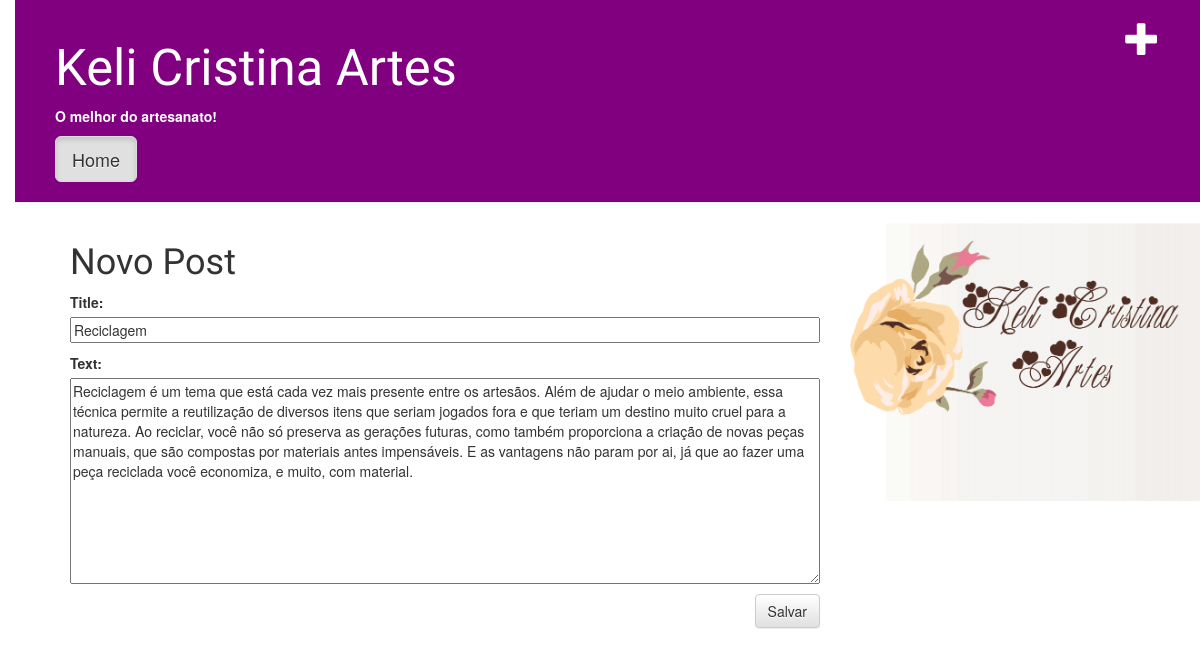
Page /post/1/edit/ on the earlier database version.
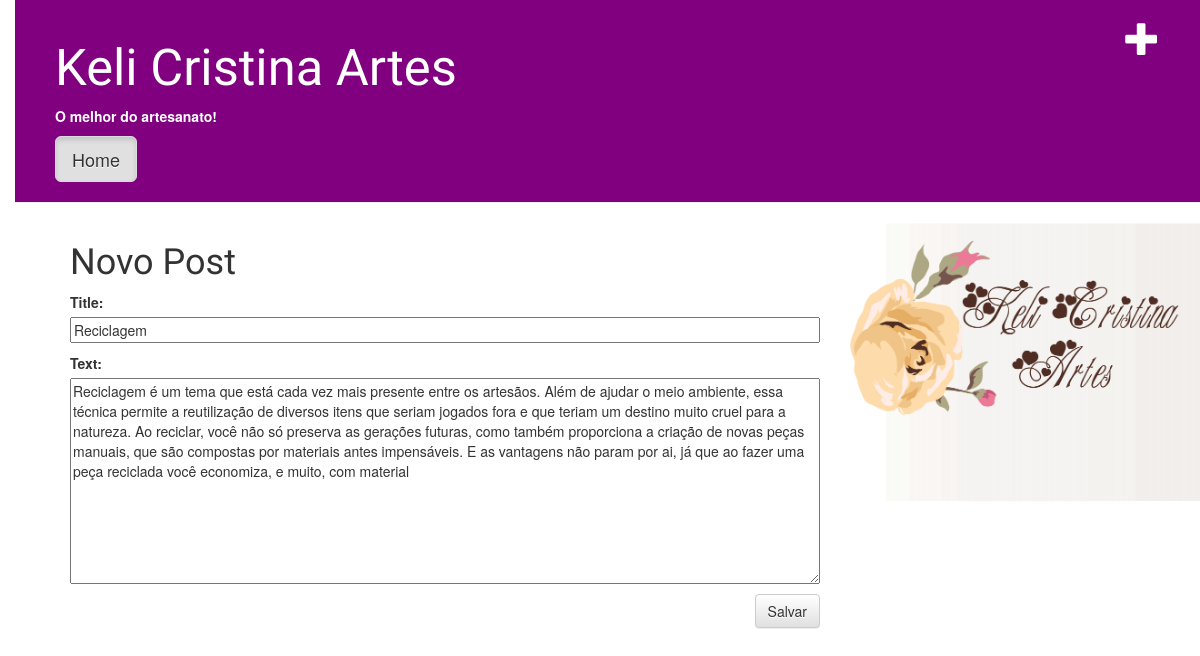
Same page on the later database version.
### blog/models.py (models this page shows, shortened)
class Post(models.Model):
	author = models.ForeignKey('auth.User')
	title = models.CharField(max_length=200)
	text = models.TextField()
	created_date = models.DateTimeField(default=timezone.now)
	published_date = models.DateTimeField(blank=True, null=True)
	slug = models.SlugField(max_length=200, blank=True)

### blog/views.py (the view)
# urls.py: url(r'^post/(?P<pk>[0-9]+)/edit/$', views.post_edit, name='post_edit'),
def post_edit(request, pk):
	post = get_object_or_404(Post, pk=pk)
	if request.method == "POST":
 		form = PostForm(request.POST, instance=post)
		if form.is_valid():
			post = form.save(commit=False)
			post.author = request.user
 			post.published_date = timezone.now()
 			post.save()
 			return redirect('blog.views.post_detail', pk=post.pk)
	else:
		form = PostForm(instance=post)
	return render(request, 'blog/post_edit.html', {'form': form})

### blog/forms.py
class PostForm(forms.ModelForm):
	class Meta:
		model = Post
		fields = ('title', 'text',)

### blog/templates/blog/post_edit.html
{% extends 'blog/base.html' %}
{% block content %}
    <h1>Novo Post</h1>
    <form method="POST" class="post-form">{% csrf_token %}
        {{ form.as_p }}
        <button type="submit" class="save btn btn-default">Salvar</button>
    </form>
{% endblock %}

Differences in the rows shown:
changed Post "Reciclagem": text "…economiza, e muito, com material." → "…economiza, e muito, com material"
